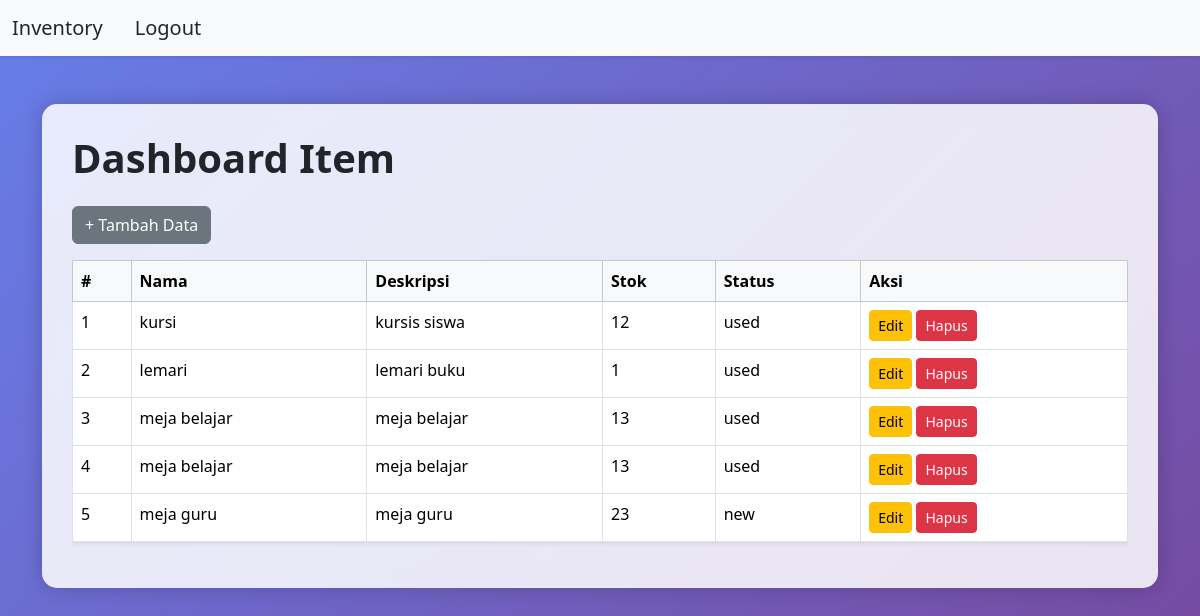
Page /dashboard.php on the committed database.
### tables this page shows
CREATE TABLE `items` (
  `id` int NOT NULL,
  `name` varchar(255) NOT NULL,
  `description` varchar(255) NOT NULL,
  `stock` int NOT NULL,
  `status` varchar(50) NOT NULL
);

### dashboard.php (the view, shortened to what this page needs)
<?php
require "config/koneksi.php";
$query = "SELECT * FROM items ORDER BY description ASC";
$result = mysqli_query($con, $query);
$items = [];
while ($row = mysqli_fetch_assoc($result)) {
    $items[] = $row;
}
?>
<!doctype html>
<html lang="en">
<head>
  <link href="https://cdn.jsdelivr.net/npm/bootstrap@5.3.3/dist/css/bootstrap.min.css" rel="stylesheet">
</head>
<body>
<nav class="navbar navbar-dark bg-light shadow-sm">
  <div class="container-fluid">
    <div class="d-flex align-items-center gap-3">
      <a class="navbar-brand text-dark" href="detail.php">Inventory</a>
      <a class="navbar-brand text-dark" href="logout.php">Logout</a>
    </div>
  </div>
</nav>
<div class="container my-5">
  <div class="glass-container">
    <h1 class="mb-4 fw-bold">Dashboard Item</h1>
    <a href="tambah.php" class="btn btn-secondary mb-3 text-white">+ Tambah Data</a>
    <div class="table-responsive">
      <table class="table table-bordered table-hover shadow-sm">
        <thead class="table-light">
          <tr>
            <th>#</th>
            <th>Nama</th>
            <th>Deskripsi</th>
            <th>Stok</th>
            <th>Status</th>
            <th>Aksi</th>
          </tr>
        </thead>
        <tbody>
          <?php if (!empty($items)) : ?>
            <?php $no = 1; ?>
            <?php foreach ($items as $show) : ?>
              <tr>
                <td><?= $no++ ?></td>
                <td><?= htmlspecialchars($show['name']) ?></td>
                <td><?= htmlspecialchars($show['description']) ?></td>
                <td><?= htmlspecialchars($show['stock']) ?></td>
                <td><?= htmlspecialchars($show['status']) ?></td>
                <td>
                  <a href="edit.php?id=<?= $show['id'] ?>" class="btn btn-warning btn-sm">Edit</a>
                  <form action="hapus_proses.php" method="POST" style="display:inline-block;">
                    <button type="submit" class="btn btn-danger btn-sm" onclick="return confirm('Yakin ingin hapus?')">Hapus</button>
                  </form>
                </td>
              </tr>
            <?php endforeach; ?>
          <?php else : ?>
            <tr>
              <td colspan="6" class="text-center text-danger">Data tidak ada</td>
            </tr>
          <?php endif; ?>
        </tbody>
      </table>
    </div>
  </div>
</div>
</body>
</html>

### dashboard.php (style rules this page uses)
body { background: linear-gradient(135deg, #667eea, #764ba2); background-size: cover; background-position: center; align-items: center; justify-content: center; animation: fadeInUp 1s ease-out; }
.glass-container { background-color: rgba(255, 255, 255, 0.85); backdrop-filter: blur(10px); padding: 30px; border-radius: 15px; box-shadow: 0 0 20px rgba(0,0,0,0.2); }
.btn { transition: transform 0.2s ease, background-color 0.3s ease; }

### rows in the picture
items: name "kursi", description "kursis siswa", stock "12", status "used"
items: name "lemari", description "lemari buku", stock "1", status "used"
items: name "meja belajar", description "meja belajar", stock "13", status "used"
items: name "meja belajar", description "meja belajar", stock "13", status "used"
items: name "meja guru", description "meja guru", stock "23", status "new"
